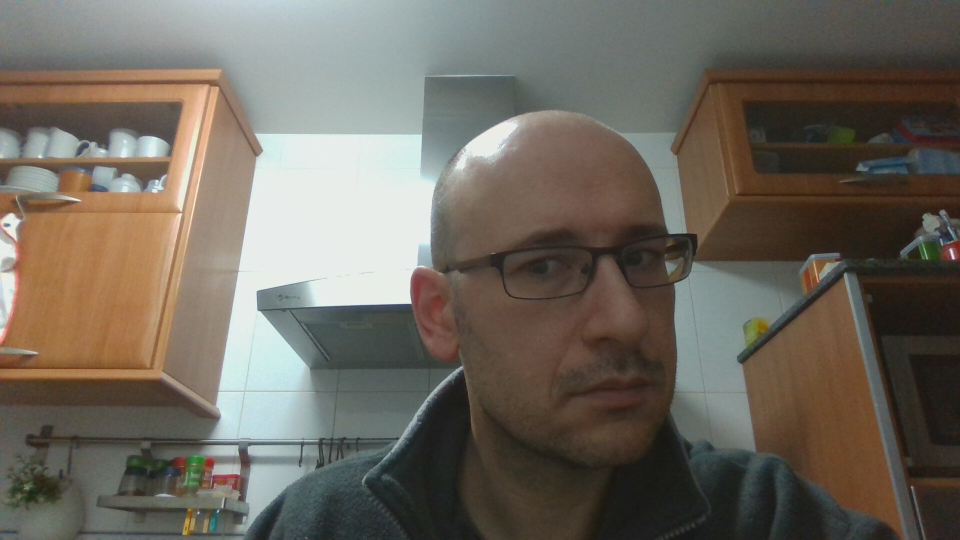
#> input picture images/2016-12-27-065928.jpg, 1920 x 1080 px, given in place of the camera (shown at 1/2 size)
$ python detector.py   (Python 2 division)   (older library calls are emulated)
#> lines starting #> are read from the running program, lines starting #| are printed output that depends on the picture; after the words box and inside, x2 and y2 are one past the last pixel; in counts of white or black regions, pixels touching at a corner belong together
### tracking/lab/keypoint_detectors.py
import os

import cv2
import matplotlib.pyplot as plt
import numpy as np
from skimage.transform import pyramid_gaussian
from skimage.util.shape import view_as_windows


class Harris:
    def get_harris_image(self, image, blockSize=2, sobel_ksize=3, harris_param=0.05):
        gray = cv2.cvtColor(image, cv2.COLOR_BGR2GRAY)
        gray = np.float32(gray)

        dst = cv2.cornerHarris(gray, blockSize, sobel_ksize, harris_param)

        # result is dilated for marking the corners, not important
        dst = cv2.dilate(dst, None)
        return dst

    def get_harris_coords(self, harrisim, min_dist=5, threshold=0.01):
        """ Return corners from a Harris response image
        min_dist is the minimum number of pixels separating
        corners and image boundary. """

        # find top corner candidates above a threshold
        corner_threshold = harrisim.max() * threshold
        harrisim_t = (harrisim > corner_threshold) * 1
        coords = np.array(harrisim_t.nonzero()).T

        candidate_values = [harrisim[c[0], c[1]] for c in coords]
        # sort candidates
        index = np.argsort(candidate_values)
        # store allowed point locations in array
        allowed_locations = np.zeros(harrisim.shape)
        allowed_locations[min_dist:-min_dist, min_dist:-min_dist] = 1
        # select the best points taking min_distance into account
        filtered_coords = []
        for i in index:
            if allowed_locations[coords[i, 0], coords[i, 1]] == 1:
                filtered_coords.append(coords[i])
                allowed_locations[(coords[i, 0] - min_dist):(coords[i, 0] + min_dist),
                (coords[i, 1] - min_dist):(coords[i, 1] + min_dist)] = 0

        len(filtered_coords)
        return filtered_coords

    # [11 lines left out: function get_descriptors, not called in this run]

    def draw_harris_points(self, image, harris_coords):
        """
        Shows the image marking the harris coordinates passed as parameters with circles
        :param image:
        :param harris_coords:
        :return:
        """
        cx = [x[0] for x in harris_coords]
        cy = [x[1] for x in harris_coords]
        # demasiado pequeno, no se ve
        image[cx, cy] = [0, 255, 0]

        for point in harris_coords:
            cv2.circle(image, (point[1], point[0]), 2, (0, 255, 0), -1)
        return

    def show_harris_corners(self, image, blockSize=5, sobel_ksize=5, threshold=0.03):
        """
        Calculates harris corner keyfeatures and marks them in the image
        """
        harrisim = self.get_harris_image(image, blockSize=blockSize, sobel_ksize=sobel_ksize)
        harris_coords = self.get_harris_coords(harrisim, threshold=threshold)
        self.draw_harris_points(image, harris_coords)
        return

    # [108 lines left out: functions match, match_twosided, appendimages, plot_matches, get_pyramids, test_harris_params, not called in this run]


class OrbDetector():
    orb = None

    def __init__(self):
        self.orbt = cv2.ORB_create(nfeatures=200, scoreType=cv2.ORB_HARRIS_SCORE)
        self.orbi = cv2.ORB_create(nfeatures=1000, scoreType=cv2.ORB_HARRIS_SCORE)

    # [158 lines left out: functions camera_keypoints, _calculate_object_scale, pre_process, show_template_matches_knn, show_template_matches_mod, show_keypoints, not called in this run]

    def calculate_inc_mean(self, mean_matches,num_elements, a):
        m = mean_matches + (a)/(num_elements+1)
        return m

    # [113 lines left out: functions camera_detect, init_detector, test_harris, test_orb_camera_detector, test_orb, test_orb and 2 more, not called in this run]


# [2 lines that do not run on import are left out]

    # query= cv2.imread('../images/test2/template.jpg', cv2.IMREAD_GRAYSCALE)
    # train = cv2.imread('../images/test2/t1.jpg', cv2.IMREAD_GRAYSCALE)

    # kaze_match(query, train)

### tracking/detector.py
import os

import cv2
import skimage.util as util
from skimage import io
from skimage.transform import pyramid_gaussian
from skimage.util import pad
from skimage.util.shape import view_as_windows

import config as cfg
from tracking.lab.keypoint_detectors import Harris


# [141 lines left out: functions get_pyramids, testImage, impath, process_capture, init_tracking, not called in this run]


def process_capture():
    hrr = Harris()
    cap = cv2.VideoCapture(0)
    while (1):
        # Take each frame
        _, frame = cap.read()
#> frame is the input picture: shape (1080, 1920, 3); mean B, G, R 93.9, 103.8, 110.1
        hrr.show_harris_corners(frame,threshold=0.001,sobel_ksize=7, blockSize=6)
#> in get_harris_image, `gray = cv2.cvtColor(image, cv2.COLOR_BGR2GRAY)`:
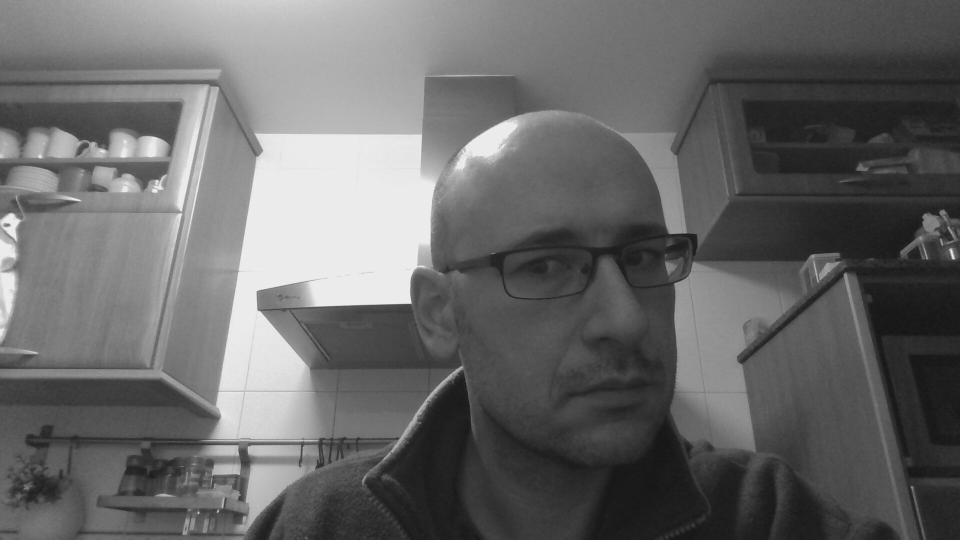
#> gray: shape (1080, 1920) (shown at 1/2 size); min 19, max 243, mean 104.5
#> in get_harris_coords, `corner_threshold = harrisim.max() * threshold`: corner_threshold = 174411972.6
#> in get_harris_coords, `harrisim_t = (harrisim > corner_threshold) * 1`:
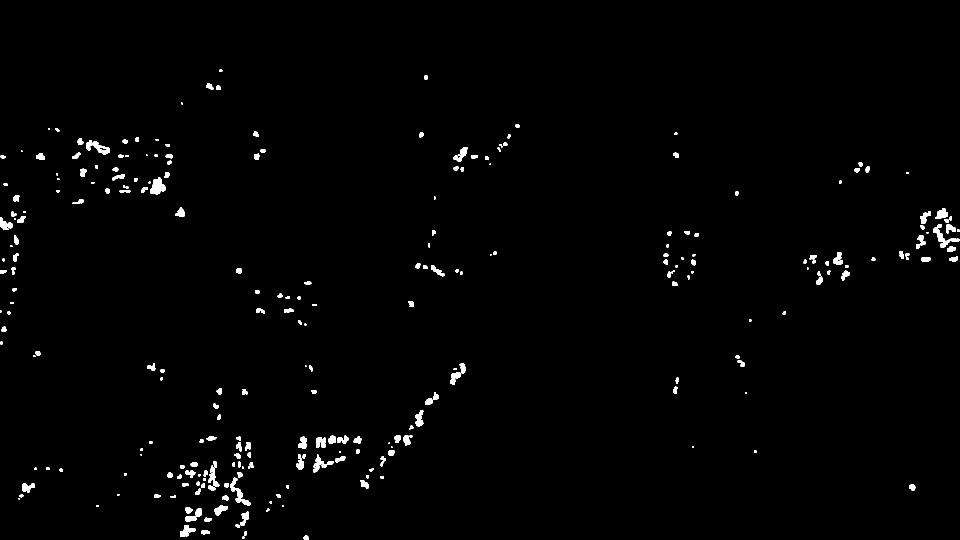
#> harrisim_t: shape (1080, 1920) int64 (shown at 1/2 size); values 0 (black) and 1 (white), 1.2% white; 268 white regions (34 under 20 px), largest, box (x1, y1, x2, y2) and area: (300, 355, 332, 389) 684, (1866, 448, 1920, 496) 682, (173, 280, 220, 310) 600
#> in get_harris_coords, `coords = np.array(harrisim_t.nonzero()).T`: coords = 24750 pairs, first value 139 to 1079, second value 0 to 1919
#> in get_harris_coords, `candidate_values = [harrisim[c[0], c[1]] for c in coords]`: candidate_values = 24750 items
#> the loop in get_harris_coords, `for i in index:` made 24750 passes
#> i on passes 1 to 3: 17582, 17647, 17613
#> after the loop in get_harris_coords, `for i in index:`:
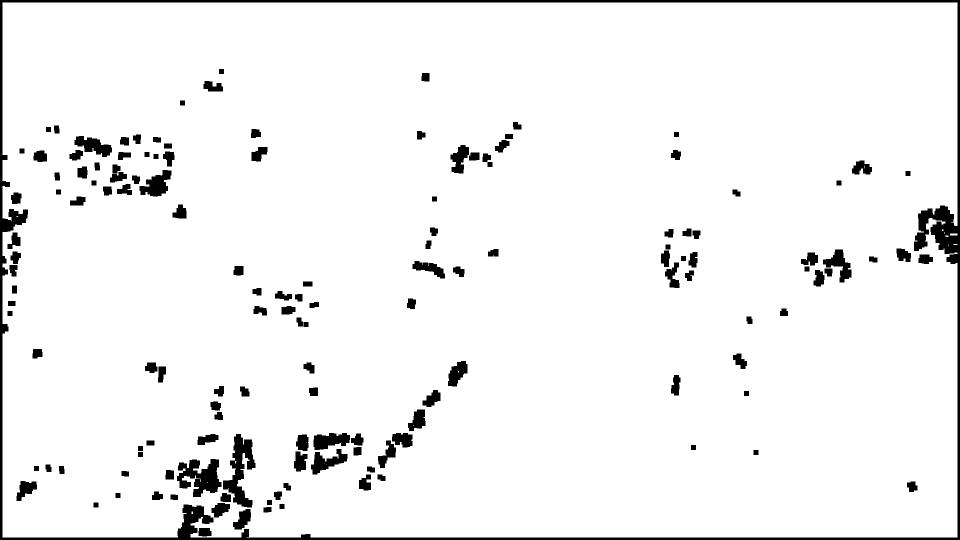
#> allowed_locations: shape (1080, 1920) float64 (shown at 1/2 size); values 0 (black) and 1 (white), 95% white; 144 black regions, largest, box (x1, y1, x2, y2) and area: (0, 0, 1920, 1080) 40413, (446, 868, 511, 1015) 4237, (354, 918, 443, 994) 4011
#> after the loop in get_harris_coords, `for i in index:`: filtered_coords = 1076 pairs, first value 143 to 1074, second value 5 to 1913
#> in show_harris_corners, `harris_coords = self.get_harris_coords(harrisim, threshold=threshold)`: harris_coords has the same summary as filtered_coords in get_harris_coords
#> in draw_harris_points, `cx = [x[0] for x in harris_coords]`: cx = 1076 values, max 1074 at index 297, min 143 at index 473, mean 659.6
#> in draw_harris_points, `cy = [x[1] for x in harris_coords]`: cy = 1076 values, max 1913 at index 796, min 5 at index 103, mean 748.6
#> in draw_harris_points, `image[cx, cy] = [0, 255, 0]`:
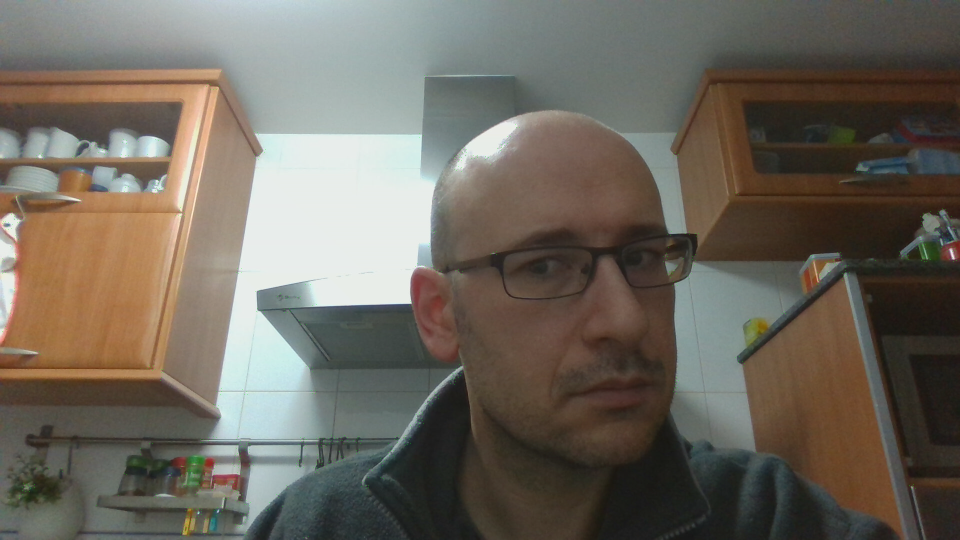
#> image: shape (1080, 1920, 3) (shown at 1/2 size); 0.05% of pixels changed, all inside (x1, y1, x2, y2) = (5, 143, 1914, 1075)
#> the loop in draw_harris_points, `for point in harris_coords:` made 1076 passes
#> point on passes 1 to 3: [903, 678], [269, 1353], [774, 1354]
#> after the loop in draw_harris_points, `for point in harris_coords:`:
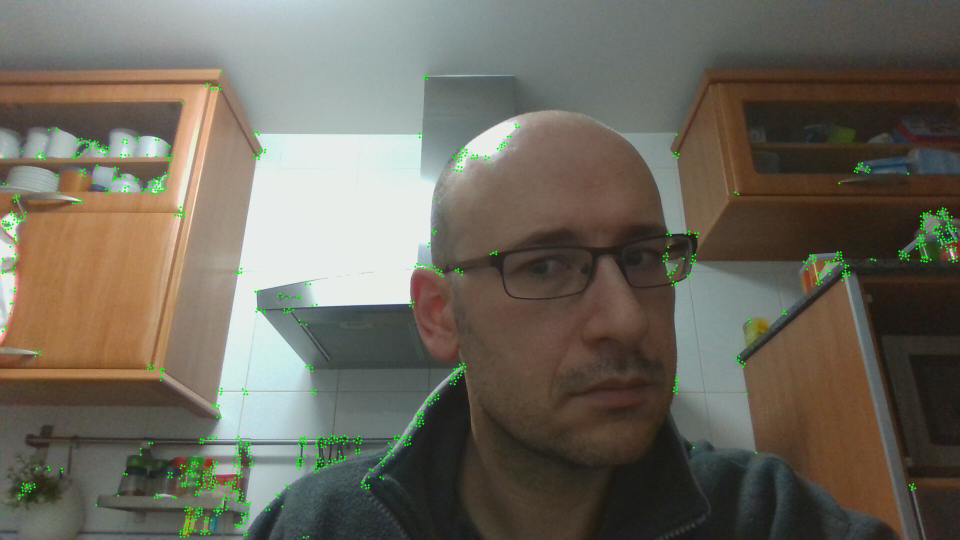
#> image: shape (1080, 1920, 3) (shown at 1/2 size); 0.62% of pixels changed, all inside (x1, y1, x2, y2) = (3, 141, 1916, 1077)
        cv2.imshow('frame', frame)
        k = cv2.waitKey(5) & 0xFF
#> (key Esc is pressed here)
        if k == 27:
            break

    cv2.destroyAllWindows()

process_capture()

$ run again, on images/2016-12-27-065934.jpg
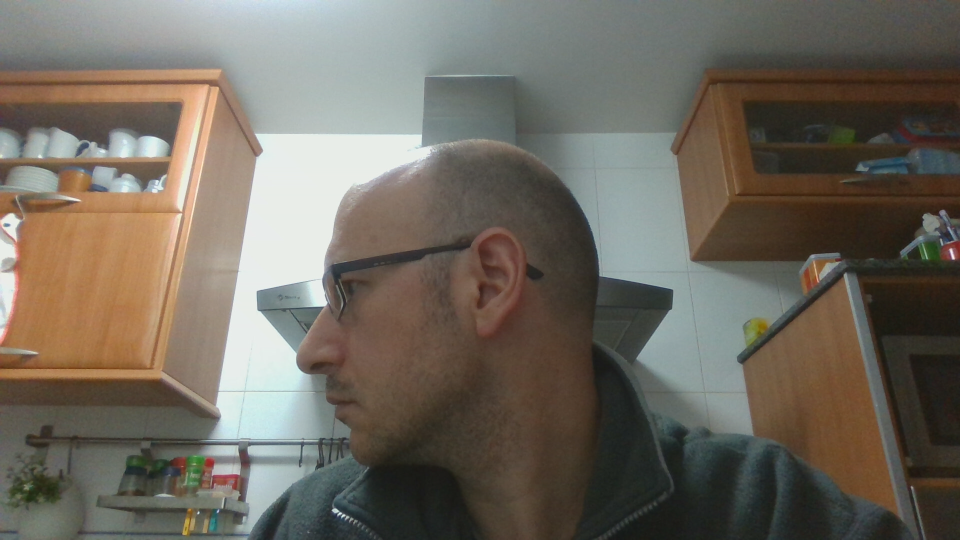
#> input picture images/2016-12-27-065934.jpg, 1920 x 1080 px, given in place of the camera (shown at 1/2 size)
#> in process_capture, frame is the input picture: shape (1080, 1920, 3); mean B, G, R 94.7, 105.1, 111.5
#> corner_threshold = 177790894.1
#> in get_harris_coords, `harrisim_t = (harrisim > corner_threshold) * 1`:
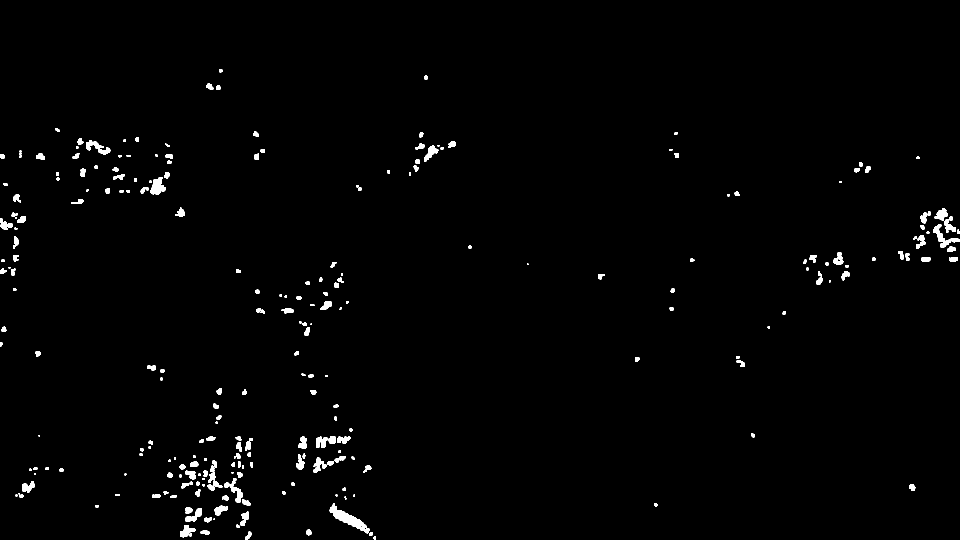
#> harrisim_t: shape (1080, 1920) int64 (shown at 1/2 size); values 0 (black) and 1 (white), 1.2% white; 258 white regions (25 under 20 px), largest, box (x1, y1, x2, y2) and area: (659, 1006, 739, 1067) 1444, (1866, 448, 1920, 496) 725, (300, 354, 332, 389) 676
#> coords = 25291 pairs, first value 138 to 1079, second value 0 to 1919
#> candidate_values = 25291 items
#> the loop in get_harris_coords, `for i in index:` made 25291 passes
#> i on passes 1 to 3: 9008, 25240, 25209
#> after the loop in get_harris_coords, `for i in index:`: filtered_coords = 1029 pairs, first value 138 to 1074, second value 5 to 1914
#> harris_coords has the same summary as filtered_coords in get_harris_coords
#> cx = 1029 values, max 1074 at index 198, min 138 at index 605, mean 677.6
#> cy = 1029 values, max 1914 at index 906, min 5 at index 344, mean 702.6
#> the loop in draw_harris_points, `for point in harris_coords:` made 1029 passes
#> point on passes 1 to 3: [500, 1911], [1073, 499], [1063, 382]
#> after the loop in draw_harris_points, `for point in harris_coords:`:
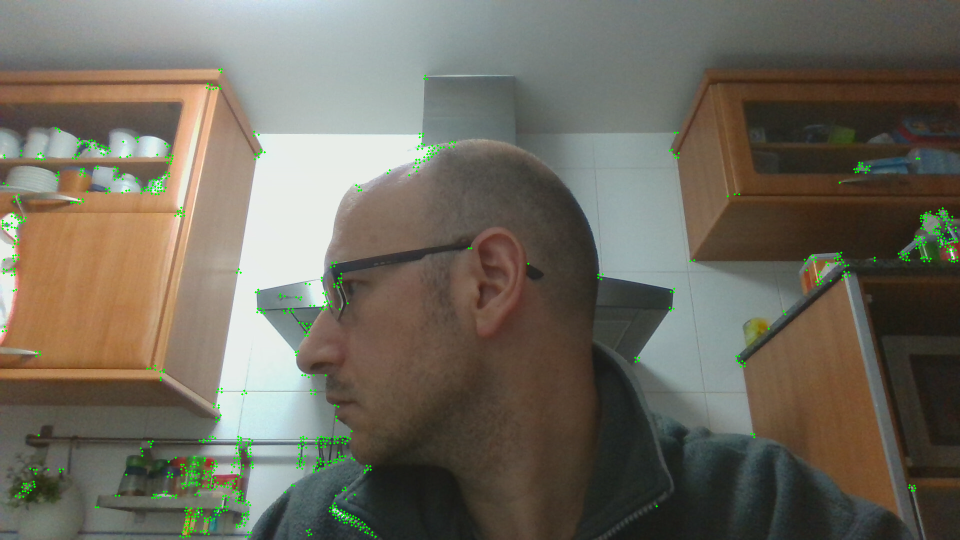
#> image: shape (1080, 1920, 3) (shown at 1/2 size); mean B, G, R 94, 106, 110.7

$ run again, on images/gradients.jpg
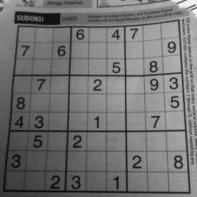
#> input picture images/gradients.jpg, 197 x 197 px, given in place of the camera
#> in process_capture, frame is the input picture: shape (197, 197, 3); min 4, max 252, mean 114.4
#> corner_threshold = 63252066.3
#> in get_harris_coords, `harrisim_t = (harrisim > corner_threshold) * 1`:
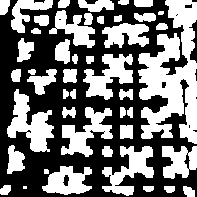
#> harrisim_t: shape (197, 197) int64; values 0 (black) and 1 (white), 45.8% white; 46 white regions (1 under 20 px), largest, box (x1, y1, x2, y2) and area: (138, 0, 197, 144) 4896, (7, 89, 54, 152) 1401, (102, 146, 154, 196) 1186
#> coords = 17767 pairs, first value 0 to 196, second value 0 to 196
#> candidate_values = 17767 values, max 6.33e+10 at index 1373, min 63265824 at index 15696, mean 3.25e+09
#> index = 17767 values, max 17766 at index 3112, min 0 at index 17316, mean 8883
#> the loop in get_harris_coords, `for i in index:` made 17767 passes
#> i on passes 1 to 3: 15696, 15697, 9663
#> after the loop in get_harris_coords, `for i in index:`: filtered_coords = 573 pairs, first value 5 to 191, second value 7 to 191
#> harris_coords has the same summary as filtered_coords in get_harris_coords
#> cx = 573 values, max 191 at index 89, min 5 at index 45, mean 95.14
#> cy = 573 values, max 191 at index 60, min 7 at index 216, mean 106.5
#> the loop in draw_harris_points, `for point in harris_coords:` made 573 passes
#> point on passes 1 to 3: [169, 90], [98, 109], [46, 142]
#> after the loop in draw_harris_points, `for point in harris_coords:`:
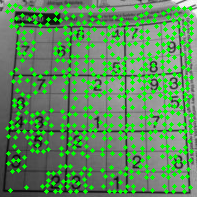
#> image: shape (197, 197, 3); mean B, G, R 92.3, 141.2, 92.3
